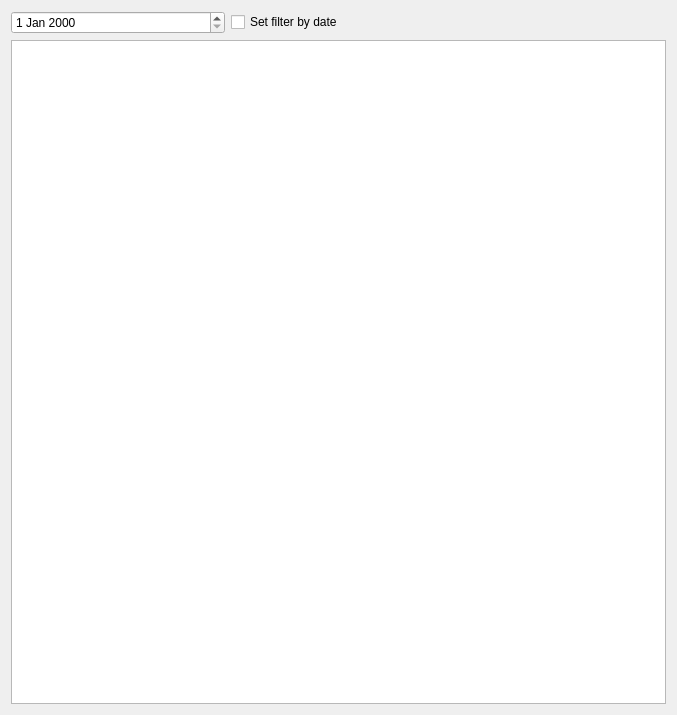
<?xml version="1.0" encoding="UTF-8"?>
<ui version="4.0">
 <class>SyncTaskView</class>
 <widget class="QWidget" name="SyncTaskView">
  <property name="geometry">
   <rect>
    <x>0</x>
    <y>0</y>
    <width>677</width>
    <height>715</height>
   </rect>
  </property>
  <property name="windowTitle">
   <string>Form</string>
  </property>
  <layout class="QGridLayout" name="gridLayout">
   <item row="0" column="1">
    <widget class="QCheckBox" name="chbDateFilter">
     <property name="text">
      <string>Set filter by date</string>
     </property>
    </widget>
   </item>
   <item row="1" column="0" colspan="3">
    <widget class="QTableView" name="tbvTaskTable">
     <property name="sizePolicy">
      <sizepolicy hsizetype="Minimum" vsizetype="Expanding">
       <horstretch>0</horstretch>
       <verstretch>0</verstretch>
      </sizepolicy>
     </property>
    </widget>
   </item>
   <item row="0" column="0">
    <widget class="QDateEdit" name="deSyncTask"/>
   </item>
  </layout>
 </widget>
 <resources/>
 <connections/>
</ui>
